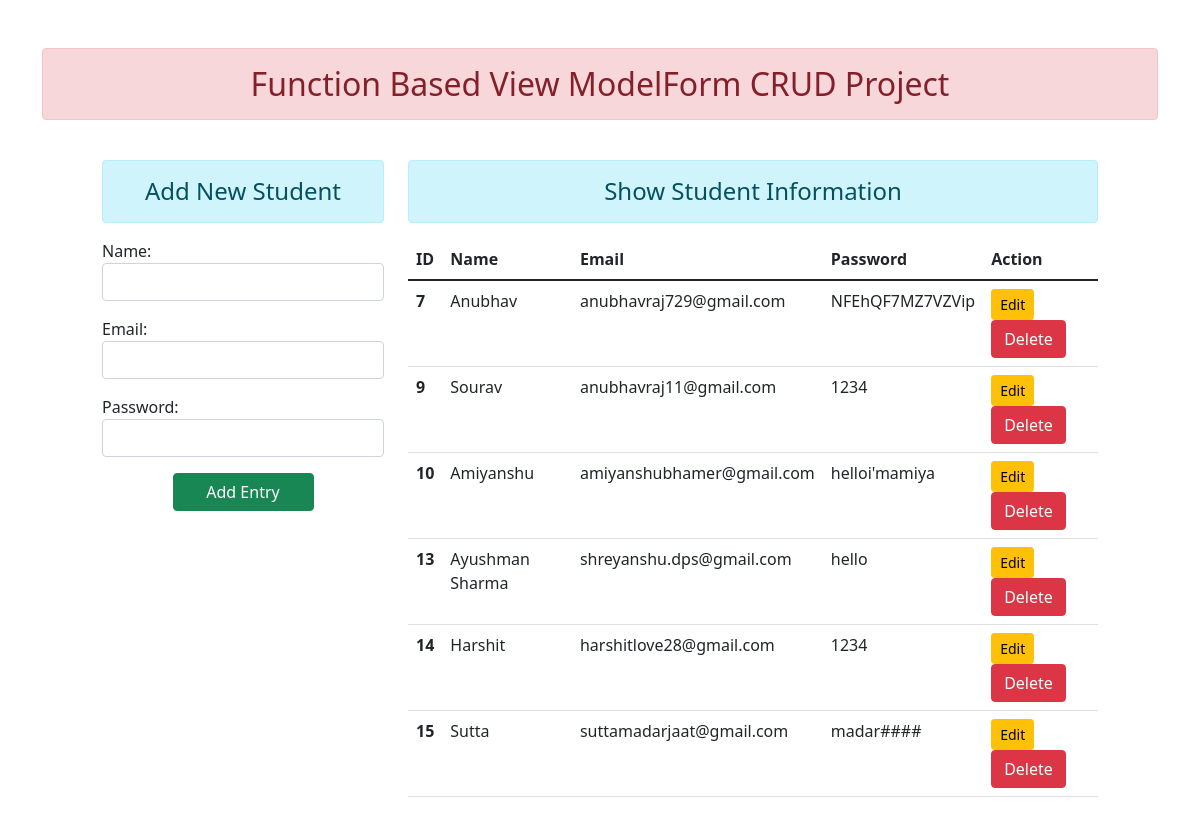
The page / on the database its author committed.
### enroll/models.py (models this page shows)
class User(models.Model):
    name = models.CharField(max_length=75)
    email = models.EmailField(max_length=100)
    password = models.CharField(max_length=100)

### enroll/views.py (the view)
# urls.py: path('', views.add_show, name="addandshow"),
def add_show(request):
    if request.method == "POST":
        fm = StudentRegistration(request.POST)
        if fm.is_valid():
            nm = fm.cleaned_data['name']
            em = fm.cleaned_data['email']
            pw = fm.cleaned_data['password']
            reg = User(name=nm, email=em, password=pw)
            reg.save()
    else:
        fm = StudentRegistration()
    stud = User.objects.all()
    return render(request, 'enroll/addandshow.html', {'form': fm, 'stu': stud})

### enroll/forms.py
class StudentRegistration(forms.ModelForm):
    class Meta:
        model = User
        fields = ['name', 'email', 'password']
        widgets = {
            'name': forms.TextInput(attrs={'class': 'form-control'}),
            'email': forms.EmailInput(attrs={'class': 'form-control'}),
            'password': forms.PasswordInput(attrs={'class': 'form-control'})
        }

### enroll/templates/enroll/addandshow.html (shortened to what this page needs)
{% extends 'enroll/base.html' %}
{% block content %}
<div class="row">
    <div class="col-sm-3 offset-1">
        <h4 class="text-center alert alert-info">Add New Student</h4>
        <form action="" method="POST">
            {{form.as_p}}
            <button type="submit" class="btn btn-success w-50 offset-3  ">Add Entry</button>
        </form>
    </div>
    <div class="col-sm-7">
        <h4 class="text-center alert alert-info">Show Student Information</h4>
        {% if stu %}
        <table class="table table-hover">
            <thead>
                <tr>
                    <th scope="col">ID</th>
                    <th scope="col">Name</th>
                    <th scope="col">Email</th>
                    <th scope="col">Password</th>
                    <th scope="col">Action</th>
                </tr>
            </thead>
            <tbody>
                {% for st in stu %}
                <tr>
                    <th scope="row">{{st.id}}</th>
                    <td>{{st.name}}</td>
                    <td>{{st.email}}</td>
                    <td>{{st.password}}</td>
                    <td>
                        <a href="{% url 'updatedata' st.id %}" class="btn btn-warning btn-sm">Edit</a>
                        <form action="{% url 'deletedata' st.id %}" method="post" class="d-inline">
                            <input type="submit" class="btn btn-danger" value="Delete">
                        </form>
                    </td>
                </tr>
                {% endfor %}
            </tbody>
        </table>
        {% else %}
        <h4 class="text-center alert alert-warning">No Records</h4>
        {% endif %}
    </div>
</div>
{% endblock content %}

### enroll/templates/enroll/base.html (shortened to what this page needs)
<!DOCTYPE html>
{% load static %}
<html lang="en">
<head>
    <link rel="stylesheet" href="{% static 'enroll/css/bootstrap.css' %}">
    <link href="https://cdn.jsdelivr.net/npm/bootstrap@5.1.3/dist/css/bootstrap.min.css" rel="stylesheet"
>
</head>
<body>
    <br>
    <br>
    <div class="container mt-10 ">
        <h2 class="text-center alert alert-danger ">Function Based View ModelForm CRUD Project</h2>
    </div>
    <br>
    {% block content %}{% endblock content %}
</body>
</html>

### rows shown on the page
User: id "7", name "Anubhav", email "anubhavraj729@gmail.com", password "NFEhQF7MZ7VZVip"
User: id "9", name "Sourav", email "anubhavraj11@gmail.com", password "1234"
User: id "10", name "Amiyanshu", email "amiyanshubhamer@gmail.com", password "helloi'mamiya"
User: id "13", name "Ayushman Sharma", email "shreyanshu.dps@gmail.com", password "hello"
User: id "14", name "Harshit", email "harshitlove28@gmail.com", password "1234"
User: id "15", name "Sutta", email "suttamadarjaat@gmail.com", password "madar####"
